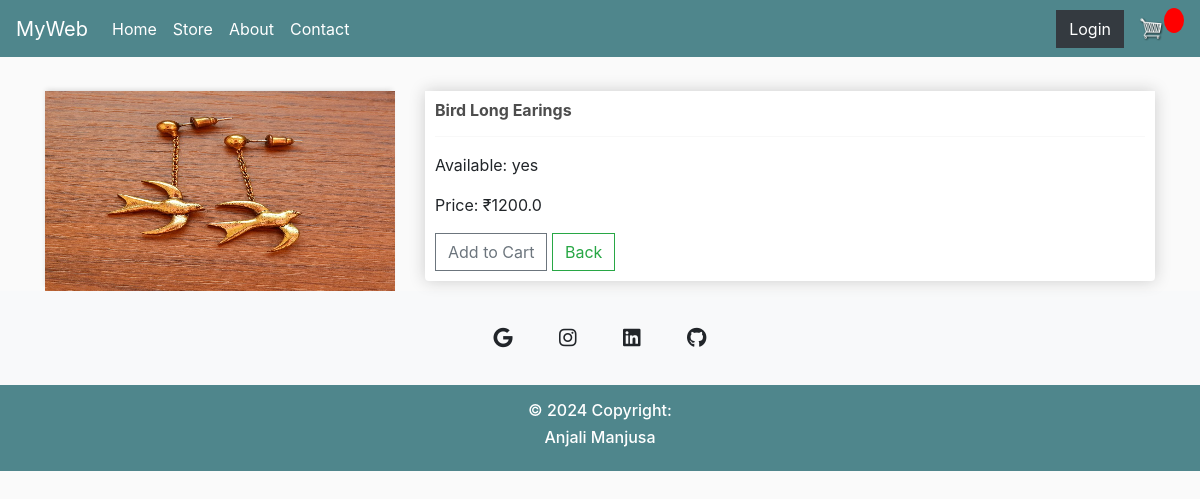
The page /productDetail/2 on the database its author committed.
### store/models.py (models this page shows, shortened)
class Product(models.Model):
    name = models.CharField(max_length=200)
    price = models.FloatField()
    digital = models.BooleanField(default=False, null=True, blank=True)
    image = models.ImageField(null=True, blank=True)

### store/views.py (the view)
# urls.py: path('productDetail/<int:pk>',views.productDetail,name="productDetail"),
def productDetail(request,pk):
    product = Product.objects.get(id=pk)
    return render(request,'store/productDetail.html',{'product':product})

### store/Templates/store/productDetail.html
{% extends 'store/main.html' %}
{% load static %}
{% block content %}
    <div class="row">
        <div class="col-lg-4">
            <img class="thumbnail" src="{{ product.image.url }}">
        </div>
        <div class="col-lg-8">
            <div class="box-element product">
                <h6><strong>{{ product.name }}</strong></h6>
                <hr>
                <p>Available: yes</p>
                <p>Price: &#8377;{{ product.price }}</p>
                <button data-product="{{ product.id }}" data-action="add" class="btn btn-outline-secondary add-btn update-cart">Add to Cart</button>
                <a class="btn btn-outline-success" href="{% url 'store' %}">Back</a>
            </div>
        </div>
    </div>
{% endblock content %}

### static/css/main.css (style rules this page uses)
body { background-color: hsl(0, 0%, 98%); }
h1,h2,h3,h4,h5,h6 { color:hsl(0, 0%, 30%); }
.box-element { box-shadow:hsl(0, 0%, 80%) 0 0 16px; background-color: #fff; border-radius: 4px; padding: 10px; }
.thumbnail { width: 100%; height: 200px; -webkit-box-shadow: -1px -3px 5px -2px rgba(214,214,214,1); -moz-box-shadow: -1px -3px 5px -2px rgba(214,214,214,1); box-shadow: -1px -3px 5px -2px rgba(214,214,214,1); }
.product { border-radius: 0 0 4px 4px; }
.col-lg-4, .col-lg-6, .col-lg-8, .col-lg-12 { margin-top: 10px; }
.btn { border-radius: 0; }

### rows shown on the page
Product: image (picture), name "Bird Long Earings", price "1200.0"
